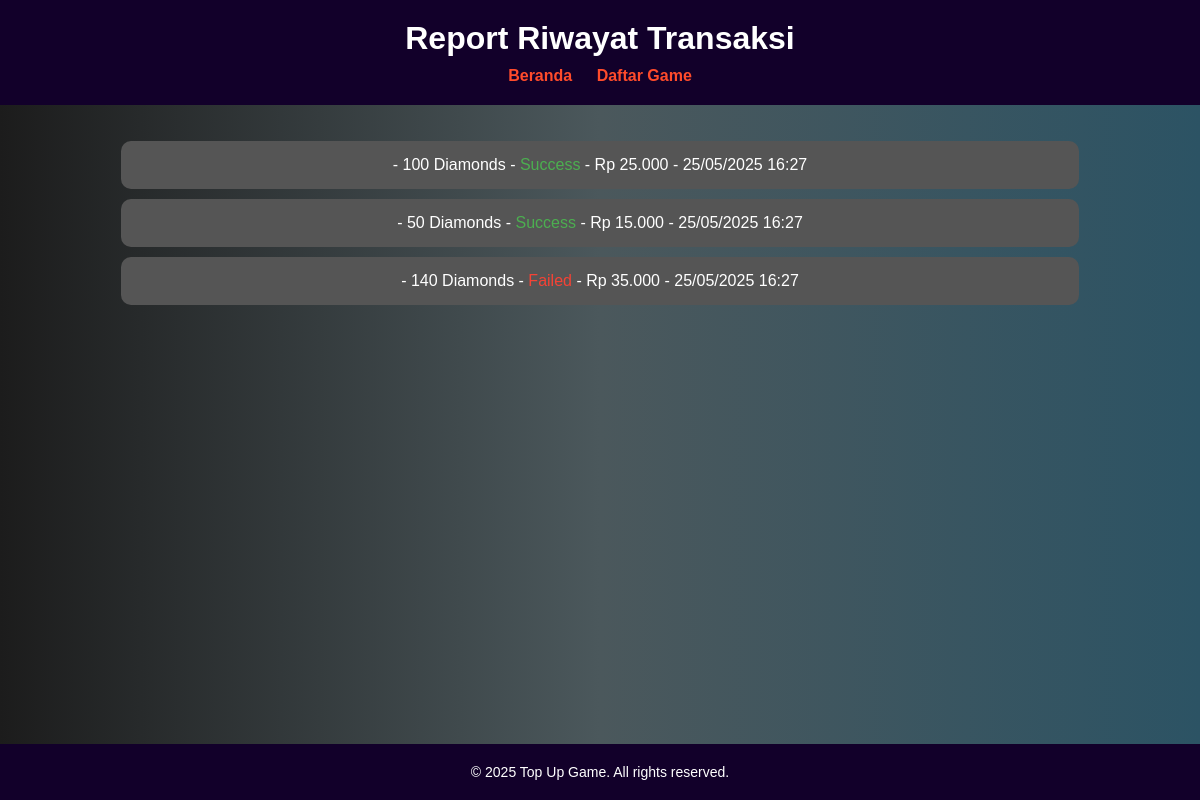
/riwayat.php, run on the app's committed database.
### tables this page shows
CREATE TABLE transactions (
    id INT AUTO_INCREMENT PRIMARY KEY,
    user_id VARCHAR(255) NOT NULL,
    server VARCHAR(255) NOT NULL,
    game_id INT,
    diamond_amount INT NOT NULL,
    payment_method VARCHAR(100) NOT NULL,
    status ENUM('pending', 'success', 'failed') DEFAULT 'pending',
    total_price DECIMAL(10,2) NOT NULL,
    created_at TIMESTAMP DEFAULT CURRENT_TIMESTAMP,
    updated_at TIMESTAMP DEFAULT CURRENT_TIMESTAMP ON UPDATE CURRENT_TIMESTAMP,
    FOREIGN KEY (game_id) REFERENCES games(id)
);

### config/database.php (called while the page is built, shortened)
<?php
class Database {
    private $host = DB_HOST;
    private $user = DB_USER;
    private $pass = DB_PASS;
    private $dbname = DB_NAME;
    private $dbh;
    public function __construct() {
        $dsn = 'mysql:host=' . $this->host . ';dbname=' . $this->dbname;
        $options = array(
            PDO::ATTR_PERSISTENT => true,
            PDO::ATTR_ERRMODE => PDO::ERRMODE_EXCEPTION
        );
        try {
            $this->dbh = new PDO($dsn, $this->user, $this->pass, $options);
        } catch(PDOException $e) {
            $this->error = $e->getMessage();
        }
    }
    public function query($query) {
        $this->stmt = $this->dbh->prepare($query);
    }
    public function execute() {
        return $this->stmt->execute();
    }
    public function resultset() {
        $this->execute();
        return $this->stmt->fetchAll(PDO::FETCH_ASSOC);
    }
}
$db = new Database();
?>

### riwayat.php (the view, shortened to what this page needs)
<?php
require_once 'config/database.php';
$db->query('SELECT t.*, g.name as game_name
            FROM transactions t
            LEFT JOIN games g ON t.game_id = g.id
            ORDER BY t.created_at DESC
            LIMIT 20');
$transactions = $db->resultset();
?>
<!DOCTYPE html>
<html lang="id">
<head>
    <link rel="stylesheet" href="style.css" />
</head>
<body>
    <header>
        <h1 class="fade-in">Report Riwayat Transaksi</h1>
        <nav>
            <a href="index.php">Beranda</a>
            <a href="daftar-game.php">Daftar Game</a>
        </nav>
    </header>
    <main>
        <ul class="history-list">
            <?php foreach ($transactions as $transaction): ?>
                <li>
                    <?php echo $transaction['game_name']; ?> -
                    <?php echo $transaction['diamond_amount']; ?> Diamonds -
                    <span style="color: <?php echo $transaction['status'] == 'success' ? '#4CAF50' : ($transaction['status'] == 'failed' ? '#f44336' : '#ff9800'); ?>">
                        <?php echo ucfirst($transaction['status']); ?>
                    </span> -
                    Rp <?php echo number_format($transaction['total_price'], 0, ',', '.'); ?> -
                    <?php echo date('d/m/Y H:i', strtotime($transaction['created_at'])); ?>
                </li>
            <?php endforeach; ?>
        </ul>
    </main>
    <footer>&copy; 2025 Top Up Game. All rights reserved.</footer>
</body>
</html>

### style.css (style rules this page uses)
* { list-style: none; }
body { margin: 0; font-family: 'Arial', sans-serif; background: linear-gradient(to right, #1c1c1c, #4b585c, #2c5364); color: white; display: flex; flex-direction: column; min-height: 100vh; }
header { text-align: center; padding: 20px; background: #060606; }
header h1 { margin: 0; }
nav { margin-top: 10px; }
nav a { color: #ff4b2b; margin: 0 10px; text-decoration: none; font-weight: bold; }
main { flex: 1; padding: 20px; text-align: center; }
ul.history-list { list-style: none; padding: 0; }
ul.history-list li { background: #555555; margin: 10px auto; padding: 15px; border-radius: 10px; width: 80%; color: white; -webkit-border-radius: 10px; -moz-border-radius: 10px; -ms-border-radius: 10px; -o-border-radius: 10px; }
footer { text-align: center; padding: 10px; font-size: 14px; background: #333232; }
.fade-in { animation: fadeIn 1s ease-in-out; -webkit-animation: fadeIn 1s ease-in-out; }
header { padding: 20px 0; background-color: #12002a; }
footer { background-color: #12002a; padding: 20px 0; text-align: center; margin-top: 40px; }

### data on the page
transactions: diamond_amount "100", status "Success", total_price "25.000", created_at "25/05/2025 16:27"
transactions: diamond_amount "50", status "Success", total_price "15.000", created_at "25/05/2025 16:27"
transactions: diamond_amount "140", status "Failed", total_price "35.000", created_at "25/05/2025 16:27"
